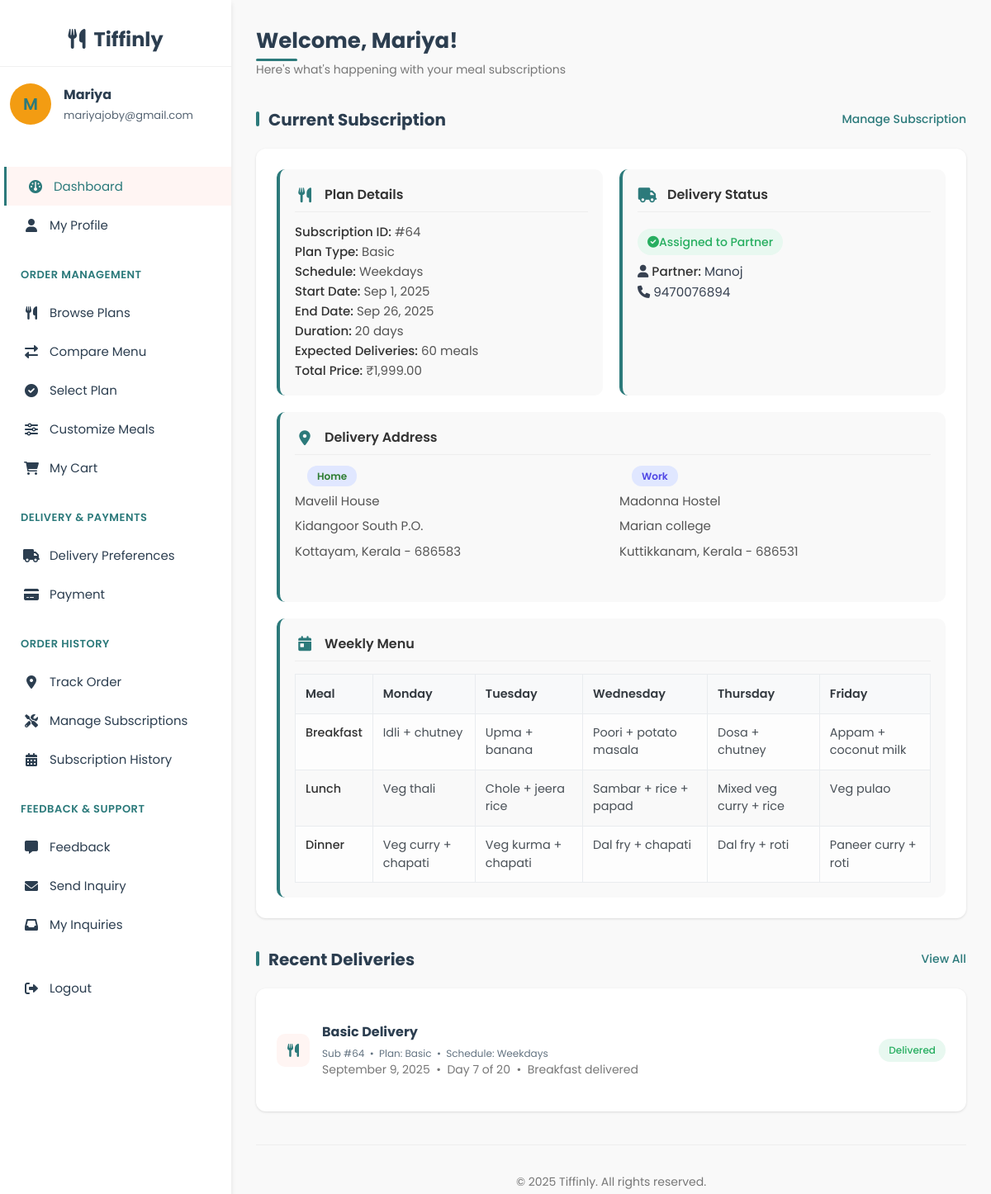
Screenshot of /user/user_dashboard.php (signed in) with the database file from the repository.
### tables this page shows
CREATE TABLE `users` (
  `user_id` int(11) NOT NULL,
  `name` varchar(100) NOT NULL,
  `email` varchar(100) NOT NULL,
  `password` varchar(255) NOT NULL,
  `phone` varchar(15) DEFAULT NULL,
  `role` enum('user','admin','delivery') DEFAULT 'user',
  `created_at` timestamp NOT NULL DEFAULT current_timestamp(),
  `security_question` varchar(255) NOT NULL,
  `security_answer` varchar(255) NOT NULL
);

CREATE TABLE `addresses` (
  `address_id` int(11) NOT NULL,
  `user_id` int(11) NOT NULL,
  `address_type` enum('home','work') NOT NULL,
  `line1` varchar(255) NOT NULL,
  `line2` varchar(255) DEFAULT NULL,
  `city` varchar(100) NOT NULL,
  `state` varchar(100) NOT NULL,
  `pincode` varchar(10) NOT NULL,
  `landmark` varchar(255) DEFAULT NULL,
  `is_default` tinyint(1) DEFAULT 1
);

CREATE TABLE `delivery_assignments` (
  `assignment_id` int(11) NOT NULL,
  `subscription_id` int(11) NOT NULL,
  `delivery_date` date NOT NULL,
  `partner_id` int(11) NOT NULL,
  `assigned_at` timestamp NOT NULL DEFAULT current_timestamp(),
  `status` enum('pending','out_for_delivery','delivered','cancelled') NOT NULL DEFAULT 'pending',
  `meal_type` varchar(20) NOT NULL,
  `meal_id` int(11) DEFAULT NULL,
  `payment_id` int(11) DEFAULT NULL,
  `payment_status` enum('unpaid','paid') NOT NULL DEFAULT 'unpaid'
);

CREATE TABLE `meal_plans` (
  `plan_id` int(11) NOT NULL,
  `plan_name` varchar(50) NOT NULL,
  `description` text DEFAULT NULL,
  `plan_type` enum('basic','premium') NOT NULL,
  `is_active` tinyint(1) DEFAULT 1,
  `base_price` decimal(8,2) NOT NULL
);

CREATE TABLE `subscriptions` (
  `subscription_id` int(11) NOT NULL,
  `user_id` int(11) DEFAULT NULL,
  `plan_id` int(11) DEFAULT NULL,
  `dietary_preference` varchar(20) DEFAULT NULL,
  `start_date` date NOT NULL,
  `end_date` date NOT NULL,
  `schedule` enum('Weekdays','Extended','Full Week') NOT NULL,
  `delivery_time` time NOT NULL,
  `total_price` decimal(10,2) NOT NULL,
  `payment_status` enum('paid','unpaid','failed') DEFAULT 'unpaid',
  `status` enum('active','cancelled','pending') DEFAULT 'pending',
  `created_at` timestamp NOT NULL DEFAULT current_timestamp()
);

### user/user_dashboard.php (the view, shortened to what the rows shown need)
<?php
$db = new mysqli('localhost', 'root', '', 'tiffinly');
$user_id = $_SESSION['user_id'];
$user_query = $db->prepare("SELECT name, email, phone FROM users WHERE user_id = ?");
$user_query->bind_param("i", $user_id);
$user_query->execute();
$user_result = $user_query->get_result();
$user = $user_result->fetch_assoc();
function dash_norm_sched($s) {
    $s = strtolower(trim((string)$s));
    $map = [
        'daily' => 'daily', 'everyday' => 'daily', 'all' => 'daily', 'all days' => 'daily',
        'fullweek' => 'fullweek', 'full week' => 'fullweek', 'full_week' => 'fullweek',
        'extended' => 'extended',
        'weekday' => 'weekdays', 'weekdays' => 'weekdays', 'mon-fri' => 'weekdays', 'mon to fri' => 'weekdays',
        'weekend' => 'weekends', 'weekends' => 'weekends', 'sat-sun' => 'weekends', 'sat & sun' => 'weekends'
    ];
    return $map[$s] ?? 'daily';
}
function dash_count_total_days($start_date, $end_date, $schedule) {
    try { $start = new DateTime($start_date); $end = new DateTime($end_date); } catch (Exception $e) { return 0; }
    $norm = dash_norm_sched($schedule);
    $count = 0; $cur = clone $start;
    while ($cur <= $end) {
        $dow = (int)$cur->format('N');
        $ok = (
            $norm === 'daily' ||
            $norm === 'fullweek' ||
            ($norm === 'extended' && $dow >= 1 && $dow <= 6) ||
            ($norm === 'weekdays' && $dow >= 1 && $dow <= 5) ||
            ($norm === 'weekends' && $dow >= 6)
        );
        if ($ok) $count++;
        $cur->modify('+1 day');
    }
    return $count;
}
function dash_count_day_index_for($start_date, $end_date, $schedule, $reference_date) {
    try { $start = new DateTime($start_date); $end = new DateTime($end_date); $ref = new DateTime($reference_date); } catch (Exception $e) { return 0; }
    $norm = dash_norm_sched($schedule);
    $count = 0; $cur = clone $start;
    while ($cur <= $ref) {
        $dow = (int)$cur->format('N');
        $ok = (
            $norm === 'daily' ||
            $norm === 'fullweek' ||
            ($norm === 'extended' && $dow >= 1 && $dow <= 6) ||
            ($norm === 'weekdays' && $dow >= 1 && $dow <= 5) ||
            ($norm === 'weekends' && $dow >= 6)
        );
        if ($ok) $count++;
        $cur->modify('+1 day');
    }
    return $count;
}
$subscription_query = $db->prepare("
    SELECT
        s.subscription_id,
        s.schedule,
        s.total_price,
        s.start_date,
        s.end_date,
        s.dietary_preference,
        s.plan_id,
        mp.plan_name,
        a.line1, a.line2, a.city, a.state, a.pincode, a.landmark, a.address_type,
        da.partner_id,
        pu.name AS partner_name,
        pu.phone AS partner_phone
    FROM subscriptions s
    JOIN meal_plans mp ON s.plan_id = mp.plan_id
    LEFT JOIN delivery_preferences dp ON s.user_id = dp.user_id
    LEFT JOIN addresses a ON dp.address_id = a.address_id
    LEFT JOIN delivery_assignments da ON s.subscription_id = da.subscription_id
    LEFT JOIN users pu ON da.partner_id = pu.user_id AND pu.role = 'delivery'
    WHERE s.user_id = ? AND s.status = 'active' AND s.payment_status = 'paid'
    LIMIT 1
");
$subscription_query->bind_param("i", $user_id);
$subscription_query->execute();
$subscription_result = $subscription_query->get_result();
$has_subscription = $subscription_result->num_rows > 0;
$subscription = $has_subscription ? $subscription_result->fetch_assoc() : null;
$home_address = null;
$work_address = null;
$addr_stmt = $db->prepare("SELECT address_type, line1, line2, city, state, pincode, landmark FROM addresses WHERE user_id = ? AND address_type IN ('home','work')");
if ($addr_stmt) {
    $addr_stmt->bind_param("i", $user_id);
    $addr_stmt->execute();
    $addr_res = $addr_stmt->get_result();
    while ($row = $addr_res->fetch_assoc()) {
        if (strtolower($row['address_type']) === 'home') { $home_address = $row; }
        if (strtolower($row['address_type']) === 'work') { $work_address = $row; }
    }
}
$latest_order = null;
if ($has_subscription) {
    $date_query = $db->prepare("
        SELECT DISTINCT da.delivery_date
        FROM delivery_assignments da
        JOIN subscriptions s ON da.subscription_id = s.subscription_id
        WHERE s.user_id = ? AND da.delivery_date <= CURDATE()
        ORDER BY da.delivery_date DESC
        LIMIT 1
    ");
    $date_query->bind_param("i", $user_id);
    $date_query->execute();
    $date_result = $date_query->get_result();
    if ($date_result->num_rows > 0) {
        $latest_date = $date_result->fetch_assoc()['delivery_date'];
        $orders_query = $db->prepare("
            SELECT da.meal_type,
                da.delivery_date,
                da.status as delivery_status,
                s.plan_id,
                mp.plan_name,
                s.subscription_id AS s_subscription_id,
                s.schedule AS s_schedule,
                s.start_date AS s_start_date,
                s.end_date AS s_end_date
            FROM delivery_assignments da
            JOIN subscriptions s ON da.subscription_id = s.subscription_id
            JOIN meal_plans mp ON s.plan_id = mp.plan_id
            WHERE s.user_id = ?
              AND da.delivery_date = ?
              AND da.status = 'delivered'
            ORDER BY FIELD(da.meal_type, 'Breakfast', 'Lunch', 'Dinner') DESC
            LIMIT 1
        ");
        $orders_query->bind_param("is", $user_id, $latest_date);
        $orders_query->execute();
        $orders_result = $orders_query->get_result();
        if ($orders_result->num_rows > 0) {
            $latest_order = $orders_result->fetch_assoc();
        }
    }
}
$has_orders = !empty($latest_order);
?>
<!DOCTYPE html>
<html lang="en">
<head>
    <link rel="stylesheet" href="https://cdnjs.cloudflare.com/ajax/libs/font-awesome/6.0.0-beta3/css/all.min.css">
    <link rel="stylesheet" href="user_css/user_dashboard_style.css?v=<?php echo time(); ?>">
</head>
<body>
    <div class="dashboard-container">
        <div class="sidebar">
            <div class="user-profile">
                <div class="user-avatar">
                    <?php echo strtoupper(substr($user['name'], 0, 1)); ?>
                </div>
                <div class="user-info">
                    <h4><?php echo htmlspecialchars($user['name']); ?></h4>
                    <p><?php echo htmlspecialchars($user['email']); ?></p>
                </div>
            </div>
        </div>
        <div class="main-content">
            <div class="header">
                <div class="welcome-message">
                    <h1>Welcome, <?php echo htmlspecialchars($user['name']); ?>!</h1>
                    <p><?php echo $has_subscription ? "Here's what's happening with your meal subscriptions" : "Get started with your first meal subscription"; ?></p>
                </div>
            </div>
<div class="dashboard-section">
    <div class="section-header">
        <h2 class="section-title">Current Subscription</h2>
    </div>
    <div class="content-card">
        <?php if($has_subscription):
        ?>
            <div class="subscription-info-stack">
                <div class="info-card address-card">
                    <div class="info-card-content address-content">
                        <?php if($home_address || $work_address): ?>
                            <div class="address-grid">
                                <?php if($home_address): ?>
                                    <div class="address-box">
                                        <span class="address-type-badge address-home">Home</span>
                                        <p><?php echo htmlspecialchars($home_address['line1']); ?></p>
                                        <?php if(!empty($home_address['line2'])): ?><p><?php echo htmlspecialchars($home_address['line2']); ?></p><?php endif; ?>
                                        <p><?php echo htmlspecialchars($home_address['city'] . ', ' . $home_address['state'] . ' - ' . $home_address['pincode']); ?></p>
                                    </div>
                                <?php endif; ?>
                                <?php if($work_address): ?>
                                    <div class="address-box">
                                        <span class="address-type-badge">Work</span>
                                        <p><?php echo htmlspecialchars($work_address['line1']); ?></p>
                                        <?php if(!empty($work_address['line2'])): ?><p><?php echo htmlspecialchars($work_address['line2']); ?></p><?php endif; ?>
                                        <p><?php echo htmlspecialchars($work_address['city'] . ', ' . $work_address['state'] . ' - ' . $work_address['pincode']); ?></p>
                                    </div>
                                <?php endif; ?>
                            </div>
<br>                        <?php endif; ?>
                    </div>
                </div>
            </div>
            <div class="info-card menu-table-card">
                <div class="info-card-content">
                    <table class="menu-table">
                        <thead>
                            <tr>
                                <th>Meal</th>
                                <?php
                                $schedule = strtolower(trim($subscription['schedule']));
                                if ($schedule === 'weekdays') {
                                    $days_to_show = ['MONDAY', 'TUESDAY', 'WEDNESDAY', 'THURSDAY', 'FRIDAY'];
                                } elseif ($schedule === 'extended') {
                                    $days_to_show = ['MONDAY', 'TUESDAY', 'WEDNESDAY', 'THURSDAY', 'FRIDAY', 'SATURDAY'];
                                } elseif ($schedule === 'full week' || $schedule === 'full_week' || $schedule === 'fullweek') {
                                    $days_to_show = ['MONDAY', 'TUESDAY', 'WEDNESDAY', 'THURSDAY', 'FRIDAY', 'SATURDAY', 'SUNDAY'];
                                } elseif ($schedule === 'weekends') {
                                    $days_to_show = ['SATURDAY', 'SUNDAY'];
                                } else {
                                    $days_to_show = ['MONDAY', 'TUESDAY', 'WEDNESDAY', 'THURSDAY', 'FRIDAY', 'SATURDAY', 'SUNDAY'];
                                }
                                foreach ($days_to_show as $day) {
                                    echo '<th>' . ucfirst(strtolower($day)) . '</th>';
                                }
                                ?>
                            </tr>
                        </thead>
                    </table>
                </div>
            </div>
        <?php endif; ?>
    </div>
</div>
            <div class="dashboard-section">
                <div class="section-header">
                    <h2 class="section-title">Recent Deliveries</h2>
                </div>
                <div class="content-card">
                    <?php if($has_orders): ?>
                        <div class="order-item">
                            <div class="order-icon">
                                <i class="fas fa-utensils"></i>
                            </div>
                            <div class="order-details">
                                <h4><?php echo htmlspecialchars($latest_order['plan_name']); ?> Delivery</h4>
                                <div class="order-meta" style="font-size:12px;color:#637381;">
                                    Sub #<?php echo (int)($latest_order['s_subscription_id'] ?? 0); ?>
                                    &nbsp;•&nbsp; Plan: <?php echo htmlspecialchars($latest_order['plan_name']); ?>
                                    &nbsp;•&nbsp; Schedule: <?php echo htmlspecialchars(ucfirst(strtolower($latest_order['s_schedule'] ?? 'daily'))); ?>
                                </div>
                                <?php
                                    $t_days = dash_count_total_days($latest_order['s_start_date'] ?? null, $latest_order['s_end_date'] ?? null, $latest_order['s_schedule'] ?? 'daily');
                                    $d_idx = dash_count_day_index_for($latest_order['s_start_date'] ?? null, $latest_order['s_end_date'] ?? null, $latest_order['s_schedule'] ?? 'daily', $latest_order['delivery_date'] ?? null);
                                ?>
                                <p>
                                    <?php echo date('F j, Y', strtotime($latest_order['delivery_date'])); ?>
                                    <?php if($t_days > 0 && $d_idx > 0): ?>
                                        &nbsp;•&nbsp; Day <?php echo (int)$d_idx; ?> of <?php echo (int)$t_days; ?>
                                    <?php endif; ?>
                                    &nbsp;•&nbsp; <?php echo ucfirst($latest_order['meal_type']); ?> delivered
                                </p>
                            </div>
                            <div class="order-status status-delivered">
                                Delivered
                            </div>
                        </div>
                    <?php endif; ?>
                </div>
            </div>
        </div>
    </div>
</body>
</html>

### rows the page displays
users: name "M", name "Mariya", email "mariyajoby@gmail.com"
addresses: line1 "Mavelil House", line2 "Kidangoor South P.O.", city+state+pincode "Kottayam, Kerala - 686583"
addresses: line1 "Madonna Hostel", line2 "Marian college", city+state+pincode "Kuttikkanam, Kerala - 686531"
delivery_assignments: meal_plans.plan_name "Basic", subscription.subscription_id "64", subscription.schedule "Weekdays", delivery_date "September 9, 2025", d_idx "7", subscription.schedule "20", meal_type "Breakfast"

### other values shown
$subscription['subscription_id'] "64"
$plan_display_name "Basic"
$subscription['schedule'] "Weekdays"
date("M j, Y", strtotime($subscription['start_date'])) "Sep 1, 2025"
$display_end_date->format('M j, Y') "Sep 26, 2025"
$duration_days_display "20"
$expected_deliveries "60"
$subscription['total_price'] "1,999.00"
$subscription['partner_name'] "Manoj"
$subscription['partner_phone'] "9470076894"
$menu_section_title "Weekly Menu"
$day "Monday"
$day "Tuesday"
$day "Wednesday"
$day "Thursday"
